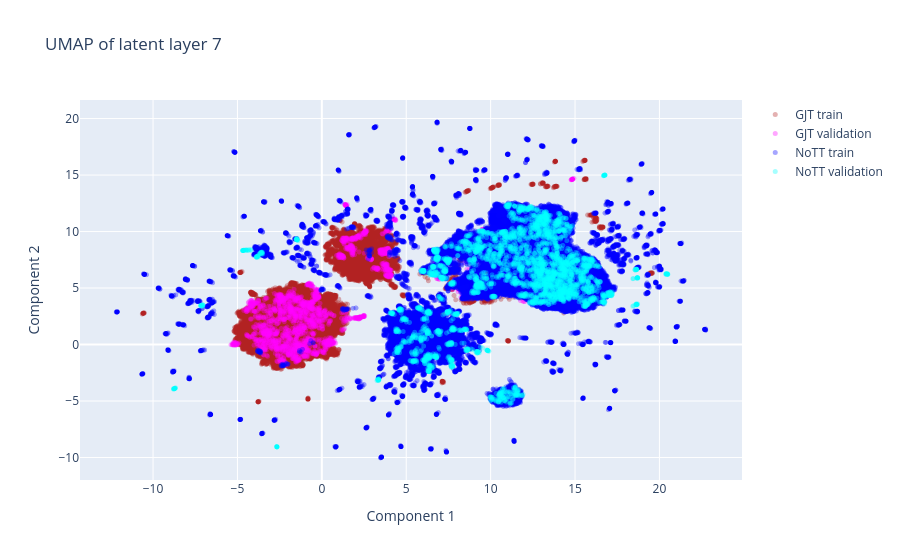

This figure's notebook cell:
### Code cell
import plotly.graph_objects as go

fig = go.Figure()

groups = [
    ("GJT train", gjt_train_2d, gjt_train_harmony_ids, "firebrick"),
    ("GJT validation", gjt_val_2d, gjt_val_harmony_ids, "fuchsia"),
    ("NoTT train", nott_train_2d, nott_train_harmony_ids, "blue"),
    ("NoTT validation", nott_val_2d, nott_val_harmony_ids, "cyan"),
]

for name, coords, harmony_ids, color in groups:
    harmony_ids = np.asarray(harmony_ids).reshape(-1)
    harmony_tokens = np.asarray(
        [tokenizer.ids_to_tokens[int(token_id)] for token_id in harmony_ids]
    ).reshape(-1, 1)
    assert len(coords) == len(harmony_ids), f"{name}: coordinates and IDs differ in length"

    fig.add_trace(go.Scattergl(
        x=coords[:, 0],
        y=coords[:, 1],
        mode="markers",
        name=name,
        customdata=harmony_tokens,
        # customdata=harmony_ids.reshape(-1, 1),
        marker=dict(color=color, size=5, opacity=0.35),
        hovertemplate=(
            f"{name}<br>"
            "Harmony ID: %{customdata[0]}<br>"
            "UMAP 1: %{x:.3f}<br>"
            "UMAP 2: %{y:.3f}"
            "<extra></extra>"
        ),
    ))

fig.update_layout(
    title=f"UMAP of latent layer {k}",
    xaxis_title="Component 1",
    yaxis_title="Component 2",
    hovermode="closest",
)

fig.write_html(f"figs/umap/umap_{k}.html", include_plotlyjs="cdn")
fig.show()

### Figure 1 — Plotly figure (JSON) as saved in the notebook; plotly's stock layout.template omitted (floating-point values rounded to 4 significant figures; data arrays with more than 128 entries replaced by an {"elided": "..."} marker saying what was removed)
{"data": [{"customdata": {"elided": "40338x1 str values"}, "hovertemplate": "GJT train<br>Harmony ID: %{customdata[0]}<br>UMAP 1: %{x:.3f}<br>UMAP 2: %{y:.3f}<extra></extra>", "marker": {"color": "firebrick", "opacity": 0.35, "size": 5}, "mode": "markers", "name": "GJT train", "type": "scattergl", "x": {"elided": "40338 float values"}, "y": {"elided": "40338 float values"}}, {"customdata": {"elided": "2220x1 str values"}, "hovertemplate": "GJT validation<br>Harmony ID: %{customdata[0]}<br>UMAP 1: %{x:.3f}<br>UMAP 2: %{y:.3f}<extra></extra>", "marker": {"color": "fuchsia", "opacity": 0.35, "size": 5}, "mode": "markers", "name": "GJT validation", "type": "scattergl", "x": {"elided": "2220 float values"}, "y": {"elided": "2220 float values"}}, {"customdata": {"elided": "66702x1 str values"}, "hovertemplate": "NoTT train<br>Harmony ID: %{customdata[0]}<br>UMAP 1: %{x:.3f}<br>UMAP 2: %{y:.3f}<extra></extra>", "marker": {"color": "blue", "opacity": 0.35, "size": 5}, "mode": "markers", "name": "NoTT train", "type": "scattergl", "x": {"elided": "66702 float values"}, "y": {"elided": "66702 float values"}}, {"customdata": {"elided": "3530x1 str values"}, "hovertemplate": "NoTT validation<br>Harmony ID: %{customdata[0]}<br>UMAP 1: %{x:.3f}<br>UMAP 2: %{y:.3f}<extra></extra>", "marker": {"color": "cyan", "opacity": 0.35, "size": 5}, "mode": "markers", "name": "NoTT validation", "type": "scattergl", "x": {"elided": "3530 float values"}, "y": {"elided": "3530 float values"}}], "layout": {"hovermode": "closest", "title": {"text": "UMAP of latent layer 7"}, "xaxis": {"title": {"text": "Component 1"}}, "yaxis": {"title": {"text": "Component 2"}}}}
